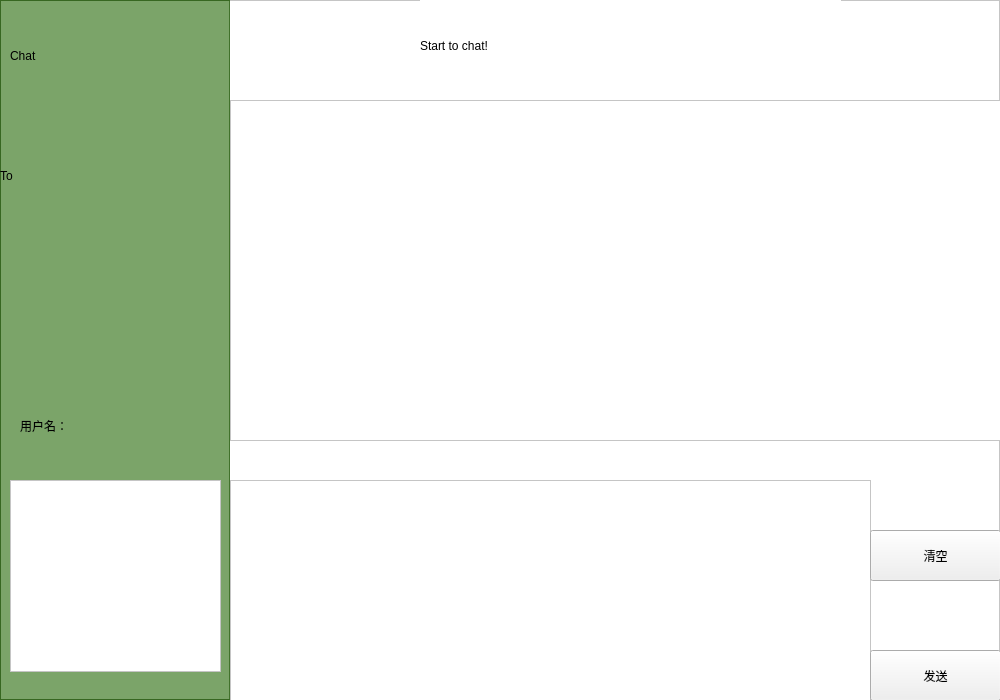
<?xml version="1.0" encoding="UTF-8"?>
<ui version="4.0">
 <class>Chat</class>
 <widget class="QWidget" name="Chat">
  <property name="geometry">
   <rect>
    <x>0</x>
    <y>0</y>
    <width>1000</width>
    <height>700</height>
   </rect>
  </property>
  <property name="windowTitle">
   <string>Form</string>
  </property>
  <widget class="QFrame" name="frame_2">
   <property name="geometry">
    <rect>
     <x>0</x>
     <y>0</y>
     <width>1000</width>
     <height>700</height>
    </rect>
   </property>
   <property name="styleSheet">
    <string notr="true">QFrame{
background-color:rgb(255, 255, 255);
color:black;
}</string>
   </property>
   <property name="frameShape">
    <enum>QFrame::StyledPanel</enum>
   </property>
   <property name="frameShadow">
    <enum>QFrame::Raised</enum>
   </property>
   <widget class="QFrame" name="frame_3">
    <property name="geometry">
     <rect>
      <x>0</x>
      <y>0</y>
      <width>230</width>
      <height>700</height>
     </rect>
    </property>
    <property name="styleSheet">
     <string notr="true">QFrame{
background-color:rgb(30, 100, 0,150);
color:black;
}
QLabel{
background-color:rgba(255, 255, 255, 0);
color:black;
font: 13pt &quot;等线&quot;;
}</string>
    </property>
    <property name="frameShape">
     <enum>QFrame::StyledPanel</enum>
    </property>
    <property name="frameShadow">
     <enum>QFrame::Raised</enum>
    </property>
    <widget class="QLabel" name="label_3">
     <property name="geometry">
      <rect>
       <x>10</x>
       <y>10</y>
       <width>201</width>
       <height>91</height>
      </rect>
     </property>
     <property name="styleSheet">
      <string notr="true">font: 50pt &quot;MV Boli&quot;;</string>
     </property>
     <property name="text">
      <string>Chat</string>
     </property>
    </widget>
    <widget class="QListWidget" name="ID">
     <property name="geometry">
      <rect>
       <x>10</x>
       <y>480</y>
       <width>211</width>
       <height>192</height>
      </rect>
     </property>
     <property name="styleSheet">
      <string notr="true">color:black;
font: 18pt &quot;MV Boli&quot;;
background-color:white;
</string>
     </property>
    </widget>
    <widget class="QLabel" name="label_4">
     <property name="geometry">
      <rect>
       <x>20</x>
       <y>380</y>
       <width>201</width>
       <height>91</height>
      </rect>
     </property>
     <property name="styleSheet">
      <string notr="true">font: 30pt &quot;MV Boli&quot;;</string>
     </property>
     <property name="text">
      <string>用户名：</string>
     </property>
    </widget>
    <widget class="QLabel" name="label_5">
     <property name="geometry">
      <rect>
       <x>0</x>
       <y>150</y>
       <width>51</width>
       <height>51</height>
      </rect>
     </property>
     <property name="styleSheet">
      <string notr="true">font: 25pt &quot;MV Boli&quot;;</string>
     </property>
     <property name="text">
      <string>To</string>
     </property>
    </widget>
    <widget class="QLabel" name="SendName">
     <property name="geometry">
      <rect>
       <x>70</x>
       <y>150</y>
       <width>161</width>
       <height>51</height>
      </rect>
     </property>
     <property name="styleSheet">
      <string notr="true">font: 20pt &quot;MV Boli&quot;;</string>
     </property>
     <property name="text">
      <string/>
     </property>
    </widget>
   </widget>
   <widget class="QTextEdit" name="SendMessage">
    <property name="geometry">
     <rect>
      <x>230</x>
      <y>480</y>
      <width>641</width>
      <height>221</height>
     </rect>
    </property>
   </widget>
   <widget class="QPushButton" name="Clear">
    <property name="geometry">
     <rect>
      <x>870</x>
      <y>530</y>
      <width>131</width>
      <height>51</height>
     </rect>
    </property>
    <property name="text">
     <string>清空</string>
    </property>
   </widget>
   <widget class="QPushButton" name="Send">
    <property name="geometry">
     <rect>
      <x>870</x>
      <y>650</y>
      <width>131</width>
      <height>51</height>
     </rect>
    </property>
    <property name="text">
     <string>发送</string>
    </property>
   </widget>
   <widget class="QTextEdit" name="ReceiveMessage">
    <property name="geometry">
     <rect>
      <x>230</x>
      <y>100</y>
      <width>771</width>
      <height>341</height>
     </rect>
    </property>
   </widget>
   <widget class="QLabel" name="label_2">
    <property name="geometry">
     <rect>
      <x>420</x>
      <y>0</y>
      <width>421</width>
      <height>91</height>
     </rect>
    </property>
    <property name="styleSheet">
     <string notr="true">font: 35pt &quot;MV Boli&quot;;</string>
    </property>
    <property name="text">
     <string>Start to chat!</string>
    </property>
   </widget>
  </widget>
 </widget>
 <resources/>
 <connections/>
</ui>
